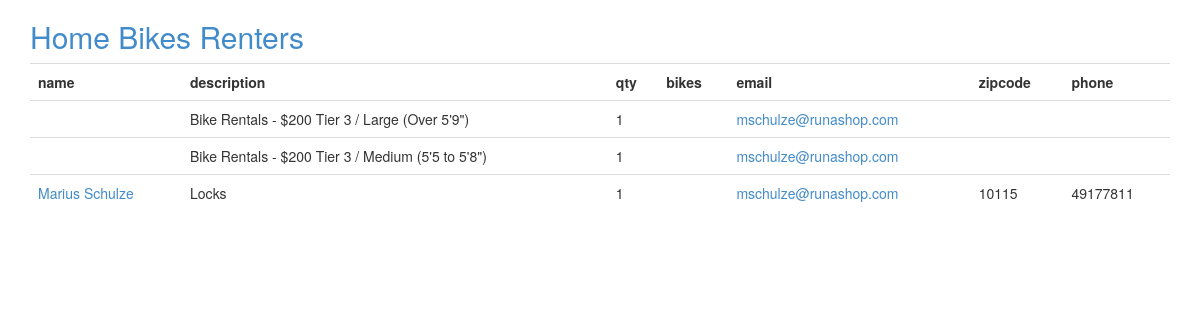
Page /scan?code=mschulze@runashop.com on the committed database.
### bike/models.py (models this page shows, shortened)
class Renter(Base):
  __tablename__ = 'renter'
  id = Column(Integer, primary_key=True)
  name = Column(String(255), unique=False)
  email = Column(String(255), unique=False)
  code = Column(String(255), unique=True)
  bikes = relationship('Bike', backref=backref('renter'))
  zipcode = Column(String(255))
  phone = Column(String(255))
  desc = Column(String)
  qty = Column(Integer)

### bike/views.py (the view, shortened to what this page needs)
@app.route('/scan')
def scan():
  code = request.values['code'].strip()
  if code.strip() == '':
    flash('Enter a search query!')
    return redirect('/')
  try:
    code = str(int(code))
  except:
    pass
  if db.query(Bike).filter_by(code=code).count():
    return redirect('/bike/'+code)
  elif db.query(Renter).filter_by(email=code).count() == 1:
    return redirect('/renter/'+str(db.query(Renter).filter_by(email=code)[0].id))
  renters = db.query(Renter).filter(or_(Renter.email.ilike(code),
                                        Renter.phone.ilike(code)))
  if renters.count() == 1:
    return redirect('/renter/'+renters[0].id)
  elif renters.count() > 1:
    return render_template('renters.html', renters=renters)

### bike/__init__.py (called while the page is built)
@app.teardown_appcontext
def shutdown_session(exception=None):
  db.remove()

### bike/templates/renters.html (shortened to what this page needs)
{% extends "base.html" %}
{% block content %}
<table class="table table-hover">
  <tr><th>name</th><th>description</th><th>qty</th><th>bikes</th><th>email</th><th>zipcode</th><th>phone</th></tr>
  {% for renter in renters %}
  <tr><td><a href="{{url_for('renter', oid=renter.id)}}">{{renter.name}}</a></td><td>{{renter.desc}}</td><td>{{renter.qty}}</td><td></td><td><a href="{{url_for('scan', code=renter.email)}}">{{renter.email}}</a></td><td>{{renter.zipcode}}</td><td>{{renter.phone}}</tr>
  {% endfor %}
</table>
{% endblock %}

### rows in the picture
Renter: desc "Bike Rentals - $200 Tier 3 / Large (Over 5'9\")", qty "1", email "mschulze@runashop.com"
Renter: desc "Bike Rentals - $200 Tier 3 / Medium (5'5 to 5'8\")", qty "1", email "mschulze@runashop.com"
Renter: name "Marius Schulze", desc "Locks", qty "1", email "mschulze@runashop.com", zipcode "10115", phone "49177811"
